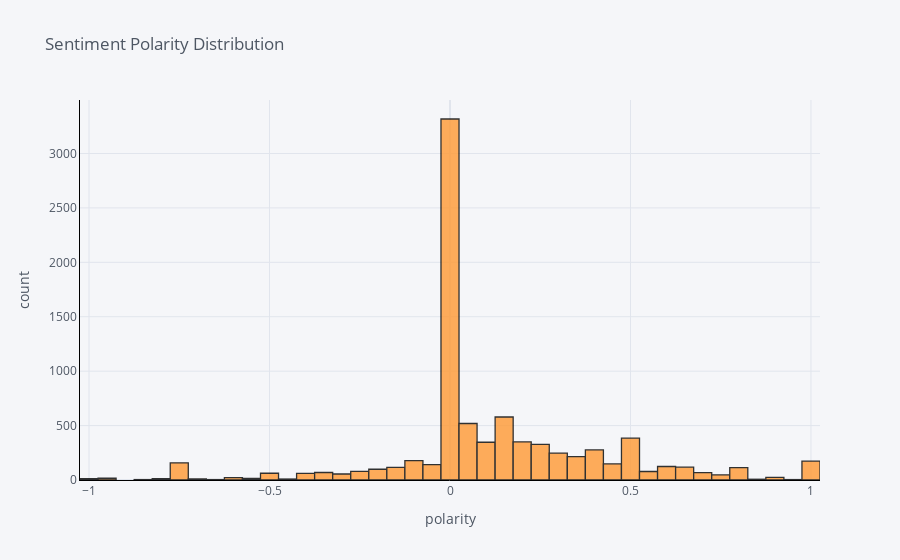

Source (notebook cell):
### Markdown cell above
Plotting Polarity

### Code cell
# Linking plotly to pandas

import cufflinks as cf
cf.go_offline()
cf.set_config_file(offline=False, world_readable=True)




df['polarity'].iplot(
    kind='hist',
    bins=50,
    xTitle='polarity',
    linecolor='black',
    yTitle='count',
    title='Sentiment Polarity Distribution')

### Figure 1 — Plotly figure (JSON) as saved in the notebook; plotly's stock layout.template omitted (floating-point values rounded to 4 significant figures; data arrays with more than 128 entries replaced by an {"elided": "..."} marker saying what was removed)
{"data": [{"histfunc": "count", "histnorm": "", "marker": {"color": "rgba(255, 153, 51, 1.0)", "line": {"color": "#000000", "width": 1.3}}, "name": "polarity", "nbinsx": 50, "opacity": 0.8, "orientation": "v", "type": "histogram", "x": {"elided": "8589 float values"}}], "layout": {"barmode": "overlay", "legend": {"bgcolor": "#F5F6F9", "font": {"color": "#4D5663"}}, "paper_bgcolor": "#F5F6F9", "plot_bgcolor": "#F5F6F9", "title": {"font": {"color": "#4D5663"}, "text": "Sentiment Polarity Distribution"}, "xaxis": {"gridcolor": "#E1E5ED", "linecolor": "black", "showgrid": true, "tickfont": {"color": "#4D5663"}, "title": {"font": {"color": "#4D5663"}, "text": "polarity"}, "zerolinecolor": "#E1E5ED"}, "yaxis": {"gridcolor": "#E1E5ED", "linecolor": "black", "showgrid": true, "tickfont": {"color": "#4D5663"}, "title": {"font": {"color": "#4D5663"}, "text": "count"}, "zerolinecolor": "#E1E5ED"}}}
